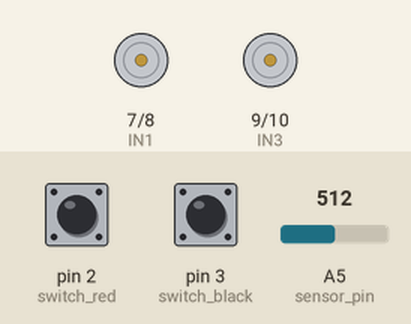
Simulated run of this sketch. Board: Arduino Uno, built with avr-gcc and run on an emulated ATmega328P. On the bench: motor-driver pin pairs drawn as motors (green arrow = first pin HIGH = forward, orange = second pin HIGH = backward, longer = more drive, scaled by the enable pin). Inputs (shaded band) come from the test bench; at power-on: pin 3 (switch_black) HIGH, A5 (sensor_pin) = 512, pin 2 (switch_red) HIGH.

Above: at 1.2 s.
1.3 s: pin 3 (switch_black) pulled LOW for 0.15 s
At 2.5 s:
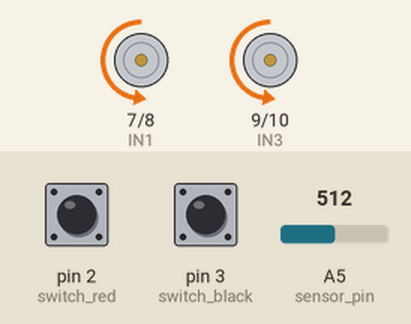
2.9 s: A5 (sensor_pin) set to 716
At 3.9 s:
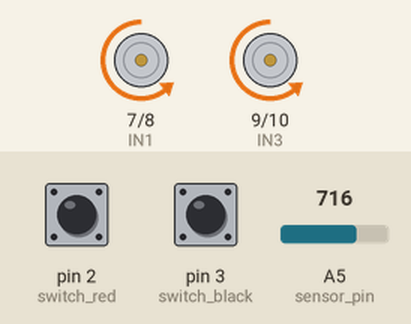
4.4 s: pin 2 (switch_red) pulled LOW for 0.15 s
At 5.0 s:
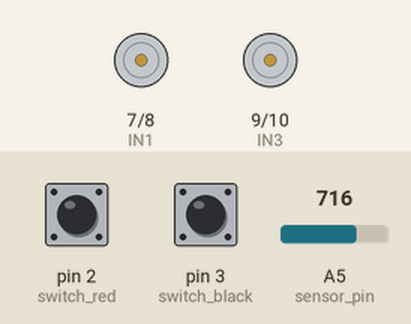
6.0 s: pin 3 (switch_black) pulled LOW for 1 s
At 7.4 s:
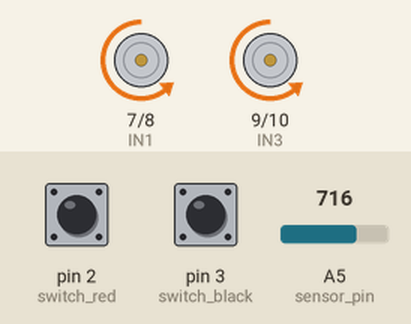
8.5 s: A5 (sensor_pin) set to 900
At 9.3 s:
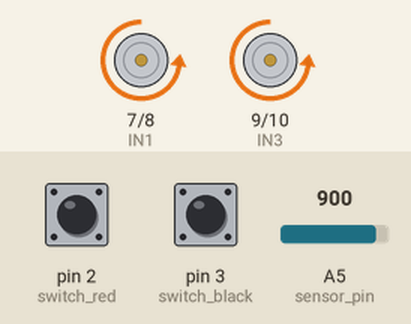
10.0 s: A5 (sensor_pin) set to 122
At 10.5 s:
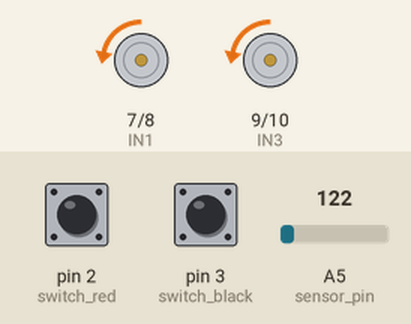
Timing chart, 0 to 12.5 s (numbered marks = the images above; inputs shaded):
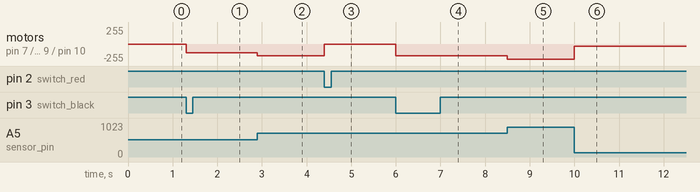

The sketch:

motor_ansteuerung.ino
```cpp
/*==========================================================================
//  Author      : Handson Technology
//  Project     : Arduino Uno
//  Description : L298N Motor Driver
//  Source-Code : L298N_Motor.ino
//  Program: Control 2 DC motors using L298N H Bridge Driver
//==========================================================================*/
// Definitions Arduino pins connected to input H Bridge

int switch_red = 2;
int switch_black = 3;
int ena = 6;
int IN1 = 7;
int IN2 = 8;
int IN3 = 9;
int IN4 = 10;
int enb = 11;
int sensor_pin = A5;
int sensor_value = 0;
bool program_state = false;

void setup(){
  // Set the output pins
  pinMode(ena, OUTPUT);
  pinMode(IN1, OUTPUT);
  pinMode(IN2, OUTPUT);
  pinMode(IN3, OUTPUT);
  pinMode(IN4, OUTPUT);
  pinMode(enb, OUTPUT);
  pinMode(switch_red, INPUT_PULLUP);
  pinMode(switch_black, INPUT_PULLUP);
}
void loop(){
  for(;;) {
    if(digitalRead(switch_black) == LOW) {
      program_state = true;
    }
    if(digitalRead(switch_red) == LOW) {
      program_state = false;
      digitalWrite(ena, LOW);
      digitalWrite(enb, LOW);
    }
    if(!program_state) {
      continue;
    }
    sensor_value = analogRead(sensor_pin) / 4;
    // Rotate the Motor A clockwise
    digitalWrite(IN1, LOW);
    digitalWrite(IN2, HIGH);
    analogWrite(ena, sensor_value);

    digitalWrite(IN3, LOW);
    digitalWrite(IN4, HIGH);
    analogWrite(enb, sensor_value);

    /*delay(500);
    // Motor A
    digitalWrite(IN1, HIGH);
    digitalWrite(IN2, HIGH);
    delay(500);
    // Rotate the Motor B clockwise
    digitalWrite(IN3, HIGH);
    digitalWrite(IN4, LOW);
    delay(500);
    // Motor B
    digitalWrite(IN3, HIGH);
    digitalWrite(IN4, HIGH);
    delay(500);
    // Rotates the Motor A counter-clockwise
    digitalWrite(IN1, LOW);
    digitalWrite(IN2, HIGH);
    delay(500);
    // Motor A
    digitalWrite(IN1, HIGH);
    digitalWrite(IN2, HIGH);
    delay(500);
    // Rotates the Motor B counter-clockwise
    digitalWrite(IN3, LOW);
    digitalWrite(IN4, HIGH);
    delay(500);
    // Motor B
    digitalWrite(IN3, HIGH);
    digitalWrite(IN4, HIGH);
    delay(500);*/
  }
}
```

Measured:
- after the input at 1.3 s, motor on pin 7 (IN1) / pin 8 (IN2), motor on pin 9 (IN3) / pin 10 (IN4): stopped → backward 128/255 at once
- after the input at 2.9 s, motor on pin 7 (IN1) / pin 8 (IN2), motor on pin 9 (IN3) / pin 10 (IN4): backward 128/255 → backward 179/255 at once
- after the input at 4.4 s, motor on pin 7 (IN1) / pin 8 (IN2), motor on pin 9 (IN3) / pin 10 (IN4): backward 179/255 → stopped at once
- after the input at 6.0 s, motor on pin 7 (IN1) / pin 8 (IN2), motor on pin 9 (IN3) / pin 10 (IN4): stopped → backward 179/255 at once
- after the input at 8.5 s, motor on pin 7 (IN1) / pin 8 (IN2), motor on pin 9 (IN3) / pin 10 (IN4): backward 179/255 → backward 225/255 at once
- after the input at 10.0 s, motor on pin 7 (IN1) / pin 8 (IN2), motor on pin 9 (IN3) / pin 10 (IN4): backward 225/255 → backward 30/255 at once
